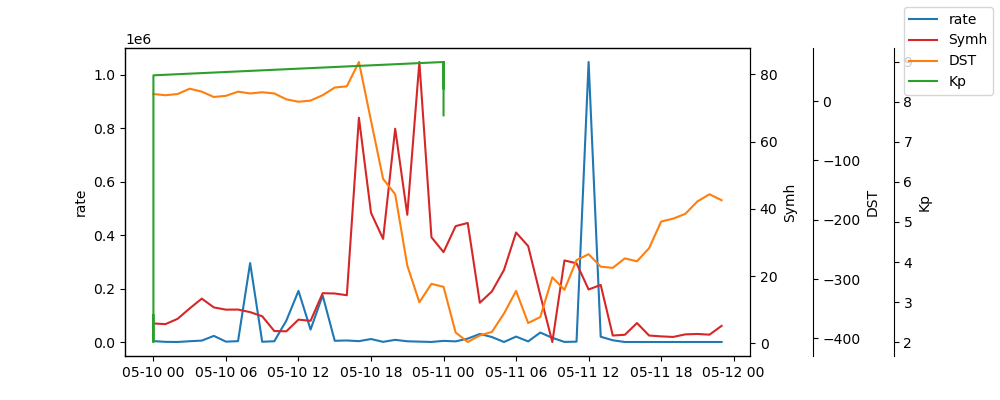

Reproduce this figure in Python.
import numpy as np
import matplotlib.pyplot as plt
import xarray as xr
import pandas as pd

omni_data = np.genfromtxt("../1hour_cadence.dat",dtype=None)

symh = np.zeros(len(omni_data))
rate = np.zeros((len(omni_data),3))

times = []

for i,line in enumerate(omni_data):
    
    time = pd.to_datetime(str(line[0]) + "_" + str(line[1]) + "_" + str(line[2]) + "_" + str(line[3]), format="%Y_%j_%H_%M")
    times.append(time)
    time = str(time).replace(" ","_")
    ds_t1 = xr.open_dataset("../data/" + str(time) + "_c2_t1.nc")
    ds_t2 = xr.open_dataset("../data/" + str(time) + "_c2_t2.nc")
    ds_t3 = xr.open_dataset("../data/" + str(time) + "_c2_t3.nc")

    ds_t1 = ds_t1.where(np.sqrt(ds_t1.x**2+ds_t1.y**2+ds_t1.z**2)>1.2)
    ds_t2 = ds_t2.where(np.sqrt(ds_t1.x**2+ds_t1.y**2+ds_t1.z**2)>1.2)
    ds_t3 = ds_t3.where(np.sqrt(ds_t1.x**2+ds_t1.y**2+ds_t1.z**2)>1.2)

    # Determine the maximum reconnection rates
    rate[i,0] = np.abs(ds_t1.c2_t1.sel(x=slice(-14.8,1.8),y=slice(-3.9,3.9),z=slice(-3.9,3.9))).max().values
    rate[i,1] = np.abs(ds_t2.c2_t2.sel(x=slice(-14.8,1.8),y=slice(-3.9,3.9),z=slice(-3.9,3.9))).max().values
    rate[i,2] = np.abs(ds_t3.c2_t3.sel(x=slice(-14.8,1.8),y=slice(-3.9,3.9),z=slice(-3.9,3.9))).max().values

    # Record SymH index
    symh[i] = line[10]

    ds_t1.close()
    ds_t2.close()
    ds_t3.close()

rate_dtimes = pd.DatetimeIndex(times)

# Record kp index
kp_data = np.genfromtxt("./kp_may_2024.dat", dtype=None)
kp = np.zeros(len(kp_data))
times = []
for i,line in enumerate(kp_data):
    kp[i] = line[7]
    time = pd.to_datetime(str(line[0]) + "/" + str(line[1]) + "/" + str(line[2]), yearfirst=False)
    times.append(time)

kp_times = pd.DatetimeIndex(times)

# Record DST index
dst_data = np.genfromtxt("./dst_may_2024.dat", dtype=None, skip_header=18)
dst = np.zeros(len(dst_data))
times = []
for i,line in enumerate(dst_data):
    dst[i] = line[3]
    time = pd.to_datetime(str(line[0]) + "_" + str(line[1]), format="%Y-%m-%d_%H:%M:%S.000")
    times.append(time)

dst_times = pd.DatetimeIndex(times)

# Now we graph
fig, rax = plt.subplots(figsize=(10,4))

fig.subplots_adjust(right=(0.75))

sax = rax.twinx()
dax = rax.twinx()
dax.spines.right.set_position( ("axes", 1.1) )
kax = rax.twinx()
kax.spines.right.set_position( ("axes", 1.23) )

rplot = rax.plot(rate_dtimes,np.sum(rate,axis=-1),label="rate",color="tab:blue")
splot = sax.plot(rate_dtimes,symh,label="Symh",color="tab:red")
dplot = dax.plot(dst_times,dst,label="DST",color="tab:orange")
kplot = kax.plot(kp_times,kp,label="Kp",color="tab:green")

rax.set(ylabel="rate")
sax.set(ylabel="Symh")
dax.set(ylabel="DST")
kax.set(ylabel="Kp")

fig.legend()
plt.savefig("TotalRate_Symh_Dst_Kp_vs_time.png")
